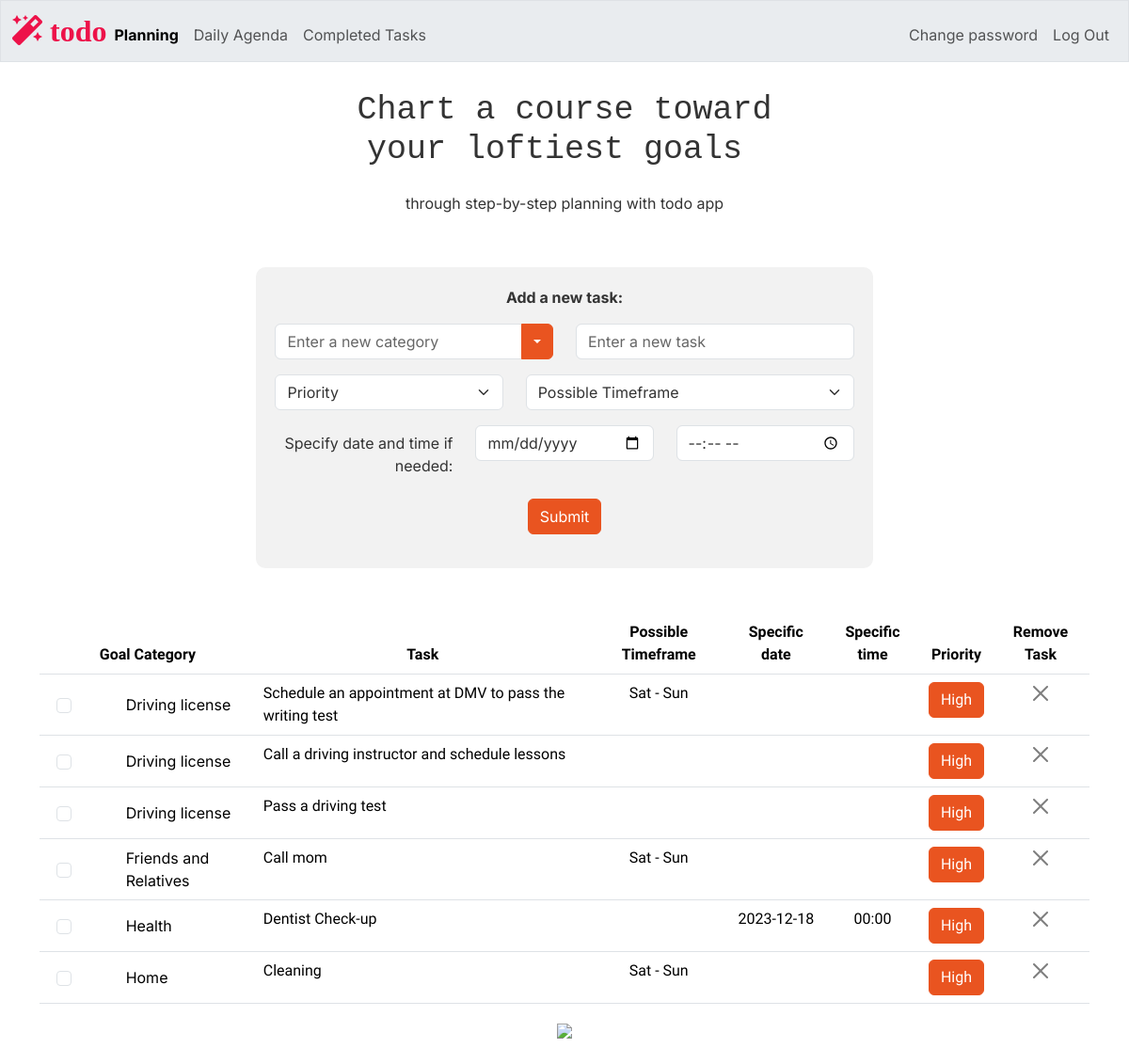
Before: / (signed in) with the older database file.
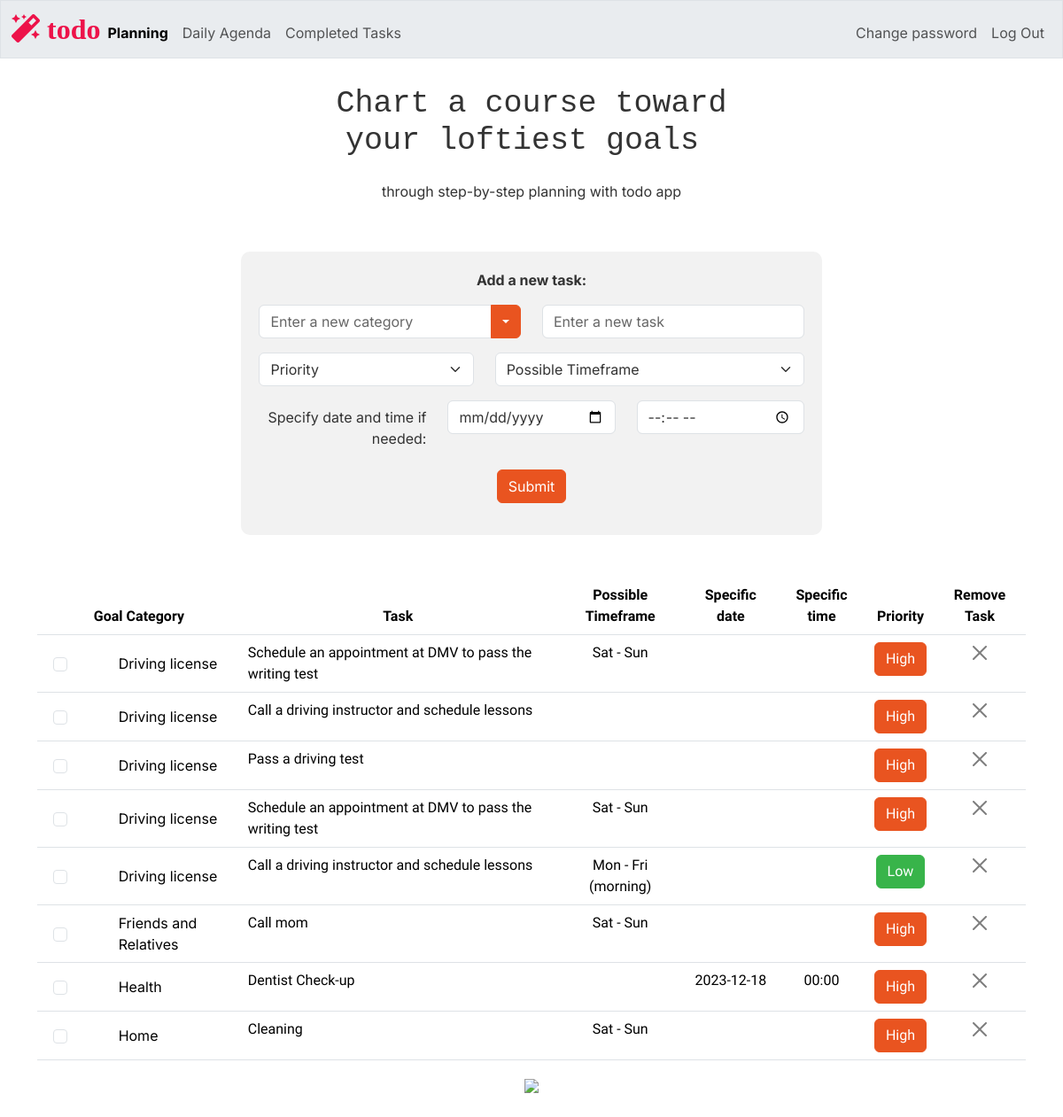
After: the same page with the newer database file.
### tables this page shows
CREATE TABLE tasks (
    id INTEGER PRIMARY KEY AUTOINCREMENT NOT NULL,
    users_id INTEGER NOT NULL,
    category TEXT NOT NULL,
    task TEXT NOT NULL,
    timeframe TEXT,
    priority TEXT,
    completion INTEGER DEFAULT 0,
    date DATE,
    time TIME,
    FOREIGN KEY (users_id) REFERENCES users(id)
);

### app.py (the view)
@app.route("/", methods=["GET", "POST"])
@login_required
def index():
    users_id = session["user_id"]
    tasks = db.execute("SELECT * FROM tasks WHERE users_id =? AND completion = 0 ORDER BY category", users_id)
    task_categories = db.execute("SELECT distinct category FROM tasks WHERE users_id =? ORDER BY category COLLATE NOCASE", users_id)
    welcome_message_h1 = "Chart a course toward\n your loftiest goals "
    welcome_message_p = "through step-by-step planning with todo app"
    return render_template("index.html", tasks=tasks, task_categories=task_categories, welcome_message_h1 = welcome_message_h1, welcome_message_p = welcome_message_p, current_page="planning")

### app.py (called while the page is built)
@app.after_request
def after_request(response):
    response.headers["Cache-Control"] = "no-cache, no-store, must-revalidate"
    response.headers["Expires"] = 0
    response.headers["Pragma"] = "no-cache"
    return response

### helpers.py (called while the page is built)
def login_required(f):
    @wraps(f)
    def decorated_function(*args, **kwargs):
        if session.get("user_id") is None:
            return redirect("/login")
        return f(*args, **kwargs)
    return decorated_function

### templates/index.html (shortened to what this page needs)
{% extends "layout.html" %}
{% block main %}
<div class="container container-fluid mt-3">
    <form method="POST" action="/add_task" class="mx-auto text-center mb-5" style="background-color: #f2f2f2; padding: 20px; border-radius: 10px; width: 60%;">
        <div class="col-sm-5 mx-auto">
            <label><b>Add a new task:</b></label>
        </div>
        <div class="mb-3 row mt-3">
            <div class="col-sm-6">
                <div class="input-group">
                    <input type="text" id="category" name="category" class="form-control" placeholder="Enter a new category" autocomplete="off" aria-label="Text input with dropdown button">
                    <button class="btn btn-primary dropdown-toggle" type="button" data-bs-toggle="dropdown" aria-expanded="false"></button>
                </div>
            </div>
            <div class="col-sm-6 mx-auto">
                <input type="text" class="form-control" id="task" name="task" placeholder="Enter a new task" autocomplete="off" required>
            </div>
        </div>
        <div class="mb-3 row">
            <div class="col-sm-5 mx-auto">
                <select class="form-select" id="priority" name="priority" required>
                    <option selected disabled>Priority</option>
                </select>
            </div>
            <div class="col-sm-7 mx-auto">
                <select class="form-select" id="timeframe" name="timeframe" required>
                    <option selected disabled>Possible Timeframe</option>
                </select>
            </div>
        </div>
        <div class="mb-3 row">
            <label for="date" class="col-sm-4 col-form-label text-end">Specify date and time if needed:</label>
            <div class="col-sm-4 mx-auto">
                <input type="date" class="form-control" id="date" name="date" autocomplete="off">
            </div>
            <div class="col-sm-4 mx-auto">
                <input type="time" class="form-control" id="time" name="time" autocomplete="off">
            </div>
        </div>
        <div class="mb-3 row">
            <div class="col-sm-4 mx-auto">
                <button type="submit" class="btn btn-primary">Submit</button>
            </div>
        </div>
    </form>
</div>
<table class="table">
    <thead>
        <tr>
            <th> Goal Category</th>
            <th> Task </th>
            <th> Possible Timeframe </th>
            <th> Specific date </th>
            <th> Specific time </th>
            <th> Priority </th>
            <th> Remove Task </th>
        </tr>
    </thead>
    <tbody>
        {% for task in tasks %}
            <tr id="todo_row_{{ task.id }}" >
                <td class="align-middle " style="text-align: left;">
                    <div class="d-flex align-items-center " >
                        <div class=" col-sm-2 d-flex justify-content-center align-items-center form-check" >
                            <input class="form-check-input completion-checkbox"
                                    type="checkbox"
                                    id="completion_{{ task.id }}"
                                    name="task_completion"
                                    data-task-id="{{ task.id }}"
                                    data-completion="{{ task.completion}}"
                                    onchange="updateTaskStatus(this)">
                        </div>
                        <label class="form-check-label ms-5" for="completion_{{ task.id }}">
                            {{ task.category }}
                        </label>
                    </div>
                </td>
                <td style="text-align: left;">{{ task.task }}</td>
                <td>{{ task.timeframe if (task.date is none or task.date =='') and task.timeframe is not none else '' }}</td>
                <td>{{ task.date or '' }}</td>
                <td>{{ task.time or '' }}</td>
                <td>
                    <button class="btn btn-primary {{ 'btn-success' if (task.priority or 'Low') == 'Low' else '' }}" onclick="changePriority({{ task.id }}, this)">{{ task.priority or 'Low' }}</button>
                </td>
                <td>
                    <button class="btn-close" data-bs-toggle="modal" data-bs-target="#deleteConfirmationModal_{{ task.id }}"></button>
                </td>
            </tr>
        {% endfor %}
    </tbody>
</table>
<img src="/static/planning2.png" class="wide-image">
{% endblock %}

### templates/layout.html (shortened to what this page needs)
<!DOCTYPE html>
<html lang="en">
<head>
    <link href="/static/bootstrap.min.css" rel="stylesheet">
    <link href="/static/styles.css" rel="stylesheet">
    <link rel="stylesheet" href="https://cdnjs.cloudflare.com/ajax/libs/font-awesome/5.15.3/css/all.min.css">
</head>
<body>
    <nav class="bg-light border navbar navbar-expand-md navbar-light fixed-top">
        <div class="container-fluid">
            <a class="site-logo" href="/"><span>
                <i class="fas fa-magic" style="color: #ed1249;"> todo</i></span></a>
            <div class="collapse navbar-collapse" id="navbar">
                {% if session["user_id"] %}
                    <ul class="navbar-nav me-auto mt-2">
                        <li class="nav-item"><a class="nav-link {% if current_page == 'planning' %}active{% endif %}" href="/">Planning</a></li>
                        <li class="nav-item"><a class="nav-link {% if current_page == 'agenda' %}active{% endif %}" href="/agenda">Daily Agenda</a></li>
                        <li class="nav-item"><a class="nav-link {% if current_page == 'completed' %}active{% endif %}" href="/completed">Completed Tasks</a></li>
                    </ul>
                    <ul class="navbar-nav ms-auto mt-2">
                        <li class="nav-item"><a class="nav-link" href="/password_change">Change password</a></li>
                        <li class="nav-item"><a class="nav-link" href="/logout">Log Out</a></li>
                    </ul>
                {% else %}
                    <ul class="navbar-nav ms-auto mt-2">
                        <li class="nav-item"><a class="nav-link" href="/register">Register</a></li>
                        <li class="nav-item"><a class="nav-link" href="/login">Log In</a></li>
                    </ul>
                {% endif %}
            </div>
        </div>
    </nav>
    <br>
    <br>
    <div class="container-fluid text-center mt-5">
        <h1 class="mb-4"><pre>{{ welcome_message_h1}} </pre>
        </h1>
        <p>{{ welcome_message_p }}</p>
    </div>
    <main class="container container-fluid py-4 text-center">
        {% block main %}{% endblock %}
    </main>
</body>
</html>

### static/styles.css (style rules this page uses)
nav .site-logo { font-size: xx-large; text-decoration: none; }
p, span, div, h1, button { font-family: 'Inter', sans-serif; }
body { background-color: # f6f5f4; }
.navbar-nav .nav-link.active { font-weight: bold; }

Changed rows visible on the page:
added tasks: category "Driving license", task "Schedule an appointment at DMV to pass the writing test", date+timeframe "Sat - Sun", priority "High"
added tasks: category "Driving license", task "Call a driving instructor and schedule lessons", date+timeframe "Mon - Fri (morning)", priority "Low"
